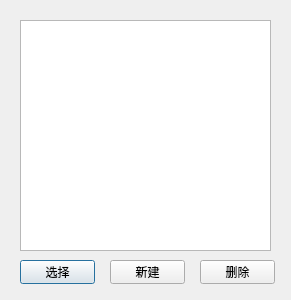
<?xml version="1.0" encoding="UTF-8"?>
<ui version="4.0">
 <class>Dialog_SelectTemplate</class>
 <widget class="QDialog" name="Dialog_SelectTemplate">
  <property name="geometry">
   <rect>
    <x>0</x>
    <y>0</y>
    <width>291</width>
    <height>300</height>
   </rect>
  </property>
  <property name="windowTitle">
   <string>Dialog</string>
  </property>
  <widget class="QListWidget" name="list_template">
   <property name="geometry">
    <rect>
     <x>20</x>
     <y>20</y>
     <width>251</width>
     <height>231</height>
    </rect>
   </property>
  </widget>
  <widget class="QPushButton" name="btn_select">
   <property name="geometry">
    <rect>
     <x>20</x>
     <y>260</y>
     <width>75</width>
     <height>24</height>
    </rect>
   </property>
   <property name="text">
    <string>选择</string>
   </property>
  </widget>
  <widget class="QPushButton" name="btn_new">
   <property name="geometry">
    <rect>
     <x>110</x>
     <y>260</y>
     <width>75</width>
     <height>24</height>
    </rect>
   </property>
   <property name="text">
    <string>新建</string>
   </property>
  </widget>
  <widget class="QPushButton" name="btn_delete">
   <property name="geometry">
    <rect>
     <x>200</x>
     <y>260</y>
     <width>75</width>
     <height>24</height>
    </rect>
   </property>
   <property name="text">
    <string>删除</string>
   </property>
  </widget>
 </widget>
 <resources/>
 <connections/>
</ui>
